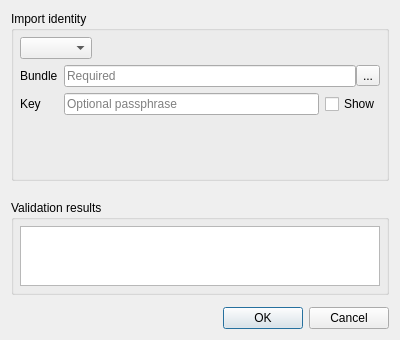
<?xml version="1.0" encoding="UTF-8"?>
<ui version="4.0">
 <class>QgsAuthImportIdentityDialog</class>
 <widget class="QDialog" name="QgsAuthImportIdentityDialog">
  <property name="geometry">
   <rect>
    <x>0</x>
    <y>0</y>
    <width>400</width>
    <height>340</height>
   </rect>
  </property>
  <property name="windowTitle">
   <string>Import Identity</string>
  </property>
  <layout class="QVBoxLayout" name="verticalLayout">
   <property name="spacing">
    <number>12</number>
   </property>
   <item>
    <widget class="QGroupBox" name="grpbxImportCert">
     <property name="sizePolicy">
      <sizepolicy hsizetype="Preferred" vsizetype="Preferred">
       <horstretch>0</horstretch>
       <verstretch>5</verstretch>
      </sizepolicy>
     </property>
     <property name="title">
      <string>Import identity</string>
     </property>
     <layout class="QVBoxLayout" name="verticalLayout_2">
      <property name="leftMargin">
       <number>6</number>
      </property>
      <property name="topMargin">
       <number>6</number>
      </property>
      <property name="rightMargin">
       <number>6</number>
      </property>
      <property name="bottomMargin">
       <number>6</number>
      </property>
      <item>
       <layout class="QHBoxLayout" name="horizontalLayout">
        <item>
         <widget class="QComboBox" name="cmbIdentityTypes"/>
        </item>
        <item>
         <spacer name="horizontalSpacer">
          <property name="orientation">
           <enum>Qt::Horizontal</enum>
          </property>
          <property name="sizeHint" stdset="0">
           <size>
            <width>40</width>
            <height>20</height>
           </size>
          </property>
         </spacer>
        </item>
       </layout>
      </item>
      <item>
       <widget class="QStackedWidget" name="stkwBundleType">
        <property name="currentIndex">
         <number>1</number>
        </property>
        <widget class="QWidget" name="pagePkiPaths">
         <layout class="QGridLayout" name="gridLayout_2">
          <property name="leftMargin">
           <number>0</number>
          </property>
          <property name="topMargin">
           <number>0</number>
          </property>
          <property name="rightMargin">
           <number>0</number>
          </property>
          <property name="bottomMargin">
           <number>0</number>
          </property>
          <item row="4" column="0" alignment="Qt::AlignTop">
           <widget class="QLabel" name="lblPkiPathsKey">
            <property name="sizePolicy">
             <sizepolicy hsizetype="Maximum" vsizetype="Preferred">
              <horstretch>0</horstretch>
              <verstretch>0</verstretch>
             </sizepolicy>
            </property>
            <property name="text">
             <string>Key</string>
            </property>
           </widget>
          </item>
          <item row="10" column="1">
           <spacer name="verticalSpacer_3">
            <property name="orientation">
             <enum>Qt::Vertical</enum>
            </property>
            <property name="sizeHint" stdset="0">
             <size>
              <width>20</width>
              <height>1</height>
             </size>
            </property>
           </spacer>
          </item>
          <item row="3" column="0">
           <widget class="QLabel" name="lblPkiPathsCert">
            <property name="sizePolicy">
             <sizepolicy hsizetype="Maximum" vsizetype="Preferred">
              <horstretch>0</horstretch>
              <verstretch>0</verstretch>
             </sizepolicy>
            </property>
            <property name="text">
             <string>Cert</string>
            </property>
           </widget>
          </item>
          <item row="4" column="1">
           <layout class="QVBoxLayout" name="verticalLayout_4">
            <property name="spacing">
             <number>6</number>
            </property>
            <item>
             <layout class="QHBoxLayout" name="horizontalLayout_3">
              <property name="spacing">
               <number>0</number>
              </property>
              <item>
               <widget class="QLineEdit" name="lePkiPathsKey">
                <property name="readOnly">
                 <bool>true</bool>
                </property>
                <property name="placeholderText">
                 <string>Required</string>
                </property>
               </widget>
              </item>
              <item>
               <widget class="QToolButton" name="btnPkiPathsKey">
                <property name="text">
                 <string>...</string>
                </property>
                <property name="popupMode">
                 <enum>QToolButton::InstantPopup</enum>
                </property>
               </widget>
              </item>
             </layout>
            </item>
            <item>
             <layout class="QHBoxLayout" name="horizontalLayout_4">
              <item>
               <widget class="QLineEdit" name="lePkiPathsKeyPass">
                <property name="echoMode">
                 <enum>QLineEdit::Password</enum>
                </property>
                <property name="placeholderText">
                 <string>Optional passphrase</string>
                </property>
               </widget>
              </item>
              <item>
               <widget class="QCheckBox" name="chkPkiPathsPassShow">
                <property name="sizePolicy">
                 <sizepolicy hsizetype="Maximum" vsizetype="Fixed">
                  <horstretch>0</horstretch>
                  <verstretch>0</verstretch>
                 </sizepolicy>
                </property>
                <property name="text">
                 <string>Show</string>
                </property>
               </widget>
              </item>
             </layout>
            </item>
           </layout>
          </item>
          <item row="3" column="1">
           <layout class="QGridLayout" name="gridLayout_3">
            <property name="spacing">
             <number>0</number>
            </property>
            <item row="0" column="1">
             <widget class="QToolButton" name="btnPkiPathsCert">
              <property name="text">
               <string>...</string>
              </property>
              <property name="popupMode">
               <enum>QToolButton::InstantPopup</enum>
              </property>
             </widget>
            </item>
            <item row="0" column="0">
             <widget class="QLineEdit" name="lePkiPathsCert">
              <property name="readOnly">
               <bool>true</bool>
              </property>
              <property name="placeholderText">
               <string>Required</string>
              </property>
             </widget>
            </item>
           </layout>
          </item>
         </layout>
        </widget>
        <widget class="QWidget" name="pagePkiPkcs12">
         <layout class="QGridLayout" name="gridLayout_8">
          <property name="leftMargin">
           <number>0</number>
          </property>
          <property name="topMargin">
           <number>0</number>
          </property>
          <property name="rightMargin">
           <number>0</number>
          </property>
          <property name="bottomMargin">
           <number>0</number>
          </property>
          <item row="1" column="0">
           <widget class="QLabel" name="lblPkiPathsKey_2">
            <property name="sizePolicy">
             <sizepolicy hsizetype="Maximum" vsizetype="Preferred">
              <horstretch>0</horstretch>
              <verstretch>0</verstretch>
             </sizepolicy>
            </property>
            <property name="text">
             <string>Key</string>
            </property>
           </widget>
          </item>
          <item row="2" column="1">
           <spacer name="verticalSpacer_4">
            <property name="orientation">
             <enum>Qt::Vertical</enum>
            </property>
            <property name="sizeHint" stdset="0">
             <size>
              <width>20</width>
              <height>40</height>
             </size>
            </property>
           </spacer>
          </item>
          <item row="0" column="1">
           <layout class="QGridLayout" name="gridLayout_5">
            <property name="spacing">
             <number>0</number>
            </property>
            <item row="0" column="1">
             <widget class="QToolButton" name="btnPkiPkcs12Bundle">
              <property name="text">
               <string>...</string>
              </property>
              <property name="popupMode">
               <enum>QToolButton::InstantPopup</enum>
              </property>
             </widget>
            </item>
            <item row="0" column="0">
             <widget class="QLineEdit" name="lePkiPkcs12Bundle">
              <property name="readOnly">
               <bool>true</bool>
              </property>
              <property name="placeholderText">
               <string>Required</string>
              </property>
             </widget>
            </item>
           </layout>
          </item>
          <item row="0" column="0">
           <widget class="QLabel" name="lblPkiPathsCert_2">
            <property name="sizePolicy">
             <sizepolicy hsizetype="Maximum" vsizetype="Preferred">
              <horstretch>0</horstretch>
              <verstretch>0</verstretch>
             </sizepolicy>
            </property>
            <property name="text">
             <string>Bundle</string>
            </property>
           </widget>
          </item>
          <item row="1" column="1">
           <layout class="QHBoxLayout" name="horizontalLayout_6">
            <item>
             <widget class="QLineEdit" name="lePkiPkcs12KeyPass">
              <property name="echoMode">
               <enum>QLineEdit::Password</enum>
              </property>
              <property name="placeholderText">
               <string>Optional passphrase</string>
              </property>
             </widget>
            </item>
            <item>
             <widget class="QCheckBox" name="chkPkiPkcs12PassShow">
              <property name="sizePolicy">
               <sizepolicy hsizetype="Maximum" vsizetype="Fixed">
                <horstretch>0</horstretch>
                <verstretch>0</verstretch>
               </sizepolicy>
              </property>
              <property name="text">
               <string>Show</string>
              </property>
             </widget>
            </item>
           </layout>
          </item>
         </layout>
        </widget>
       </widget>
      </item>
     </layout>
    </widget>
   </item>
   <item>
    <spacer name="verticalSpacer">
     <property name="orientation">
      <enum>Qt::Vertical</enum>
     </property>
     <property name="sizeType">
      <enum>QSizePolicy::Fixed</enum>
     </property>
     <property name="sizeHint" stdset="0">
      <size>
       <width>373</width>
       <height>7</height>
      </size>
     </property>
    </spacer>
   </item>
   <item>
    <widget class="QGroupBox" name="grpbxValidation">
     <property name="sizePolicy">
      <sizepolicy hsizetype="Preferred" vsizetype="Preferred">
       <horstretch>0</horstretch>
       <verstretch>0</verstretch>
      </sizepolicy>
     </property>
     <property name="title">
      <string>Validation results</string>
     </property>
     <layout class="QVBoxLayout" name="verticalLayout_3">
      <property name="spacing">
       <number>12</number>
      </property>
      <property name="leftMargin">
       <number>6</number>
      </property>
      <property name="topMargin">
       <number>6</number>
      </property>
      <property name="rightMargin">
       <number>6</number>
      </property>
      <property name="bottomMargin">
       <number>6</number>
      </property>
      <item>
       <widget class="QTextEdit" name="teValidation">
        <property name="maximumSize">
         <size>
          <width>16777215</width>
          <height>60</height>
         </size>
        </property>
        <property name="readOnly">
         <bool>true</bool>
        </property>
       </widget>
      </item>
     </layout>
    </widget>
   </item>
   <item>
    <widget class="QDialogButtonBox" name="buttonBox">
     <property name="orientation">
      <enum>Qt::Horizontal</enum>
     </property>
     <property name="standardButtons">
      <set>QDialogButtonBox::Cancel|QDialogButtonBox::Ok</set>
     </property>
    </widget>
   </item>
  </layout>
 </widget>
 <resources/>
 <connections/>
</ui>
